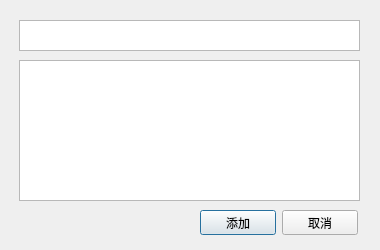
<?xml version="1.0" encoding="UTF-8"?>
<ui version="4.0">
 <class>ConfirmAddWord</class>
 <widget class="QDialog" name="ConfirmAddWord">
  <property name="geometry">
   <rect>
    <x>0</x>
    <y>0</y>
    <width>380</width>
    <height>250</height>
   </rect>
  </property>
  <property name="minimumSize">
   <size>
    <width>380</width>
    <height>250</height>
   </size>
  </property>
  <property name="maximumSize">
   <size>
    <width>380</width>
    <height>250</height>
   </size>
  </property>
  <property name="windowTitle">
   <string>确认添加的单词信息</string>
  </property>
  <widget class="QListWidget" name="trans_box">
   <property name="geometry">
    <rect>
     <x>19</x>
     <y>60</y>
     <width>341</width>
     <height>141</height>
    </rect>
   </property>
   <property name="wordWrap">
    <bool>true</bool>
   </property>
  </widget>
  <widget class="QTextEdit" name="eng_label">
   <property name="geometry">
    <rect>
     <x>19</x>
     <y>20</y>
     <width>341</width>
     <height>31</height>
    </rect>
   </property>
   <property name="font">
    <font>
     <family>Times New Roman</family>
     <pointsize>13</pointsize>
     <weight>75</weight>
     <bold>true</bold>
    </font>
   </property>
   <property name="readOnly">
    <bool>true</bool>
   </property>
  </widget>
  <widget class="QWidget" name="">
   <property name="geometry">
    <rect>
     <x>200</x>
     <y>210</y>
     <width>158</width>
     <height>25</height>
    </rect>
   </property>
   <layout class="QHBoxLayout" name="horizontalLayout">
    <item>
     <widget class="QPushButton" name="ok_btn">
      <property name="text">
       <string>添加</string>
      </property>
      <attribute name="buttonGroup">
       <string notr="true">operate_btn</string>
      </attribute>
     </widget>
    </item>
    <item>
     <widget class="QPushButton" name="cancel_btn">
      <property name="text">
       <string>取消</string>
      </property>
      <attribute name="buttonGroup">
       <string notr="true">operate_btn</string>
      </attribute>
     </widget>
    </item>
   </layout>
  </widget>
 </widget>
 <resources/>
 <connections/>
 <buttongroups>
  <buttongroup name="operate_btn"/>
 </buttongroups>
</ui>
